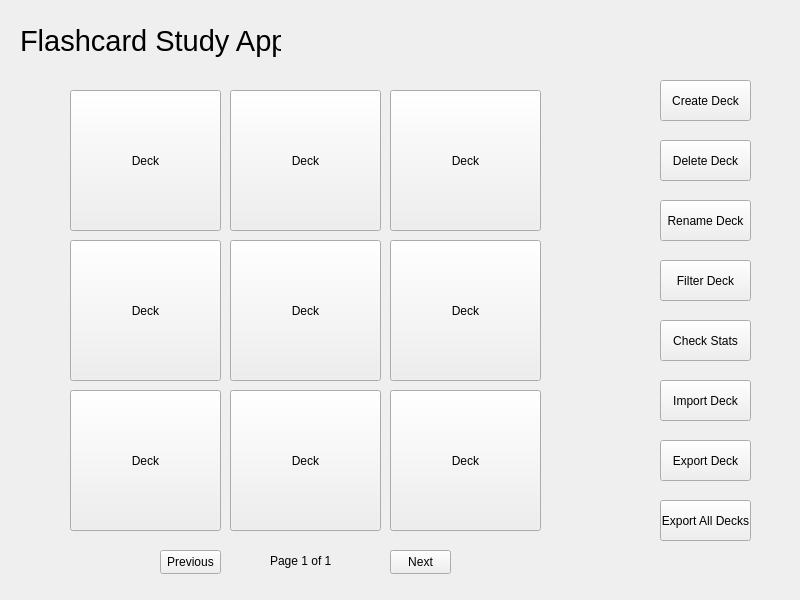
<?xml version="1.0" encoding="UTF-8"?>
<ui version="4.0">
 <class>MainWindow</class>
 <widget class="QMainWindow" name="MainWindow">
  <property name="geometry">
   <rect>
    <x>0</x>
    <y>0</y>
    <width>800</width>
    <height>600</height>
   </rect>
  </property>
  <property name="windowTitle">
   <string>MainWindow</string>
  </property>
  <widget class="QWidget" name="centralwidget">
   <widget class="QPushButton" name="createDeckButton">
    <property name="enabled">
     <bool>true</bool>
    </property>
    <property name="geometry">
     <rect>
      <x>660</x>
      <y>80</y>
      <width>91</width>
      <height>41</height>
     </rect>
    </property>
    <property name="cursor">
     <cursorShape>ArrowCursor</cursorShape>
    </property>
    <property name="focusPolicy">
     <enum>Qt::FocusPolicy::NoFocus</enum>
    </property>
    <property name="toolTipDuration">
     <number>0</number>
    </property>
    <property name="text">
     <string>Create Deck</string>
    </property>
   </widget>
   <widget class="QPushButton" name="deleteDeckButton">
    <property name="geometry">
     <rect>
      <x>660</x>
      <y>140</y>
      <width>91</width>
      <height>41</height>
     </rect>
    </property>
    <property name="text">
     <string>Delete Deck</string>
    </property>
   </widget>
   <widget class="QPushButton" name="filterDeckButton">
    <property name="geometry">
     <rect>
      <x>660</x>
      <y>260</y>
      <width>91</width>
      <height>41</height>
     </rect>
    </property>
    <property name="text">
     <string>Filter Deck</string>
    </property>
   </widget>
   <widget class="QPushButton" name="statsButton">
    <property name="geometry">
     <rect>
      <x>660</x>
      <y>320</y>
      <width>91</width>
      <height>41</height>
     </rect>
    </property>
    <property name="text">
     <string>Check Stats</string>
    </property>
   </widget>
   <widget class="QLabel" name="appTitle">
    <property name="geometry">
     <rect>
      <x>20</x>
      <y>10</y>
      <width>261</width>
      <height>61</height>
     </rect>
    </property>
    <property name="font">
     <font>
      <pointsize>22</pointsize>
     </font>
    </property>
    <property name="text">
     <string>Flashcard Study App</string>
    </property>
   </widget>
   <widget class="QPushButton" name="Deck1">
    <property name="geometry">
     <rect>
      <x>70</x>
      <y>90</y>
      <width>151</width>
      <height>141</height>
     </rect>
    </property>
    <property name="text">
     <string>Deck</string>
    </property>
   </widget>
   <widget class="QPushButton" name="Deck2">
    <property name="geometry">
     <rect>
      <x>230</x>
      <y>90</y>
      <width>151</width>
      <height>141</height>
     </rect>
    </property>
    <property name="text">
     <string>Deck</string>
    </property>
   </widget>
   <widget class="QPushButton" name="Deck3">
    <property name="geometry">
     <rect>
      <x>390</x>
      <y>90</y>
      <width>151</width>
      <height>141</height>
     </rect>
    </property>
    <property name="text">
     <string>Deck</string>
    </property>
   </widget>
   <widget class="QPushButton" name="Deck4">
    <property name="geometry">
     <rect>
      <x>70</x>
      <y>240</y>
      <width>151</width>
      <height>141</height>
     </rect>
    </property>
    <property name="text">
     <string>Deck</string>
    </property>
   </widget>
   <widget class="QPushButton" name="Deck6">
    <property name="geometry">
     <rect>
      <x>390</x>
      <y>240</y>
      <width>151</width>
      <height>141</height>
     </rect>
    </property>
    <property name="text">
     <string>Deck</string>
    </property>
   </widget>
   <widget class="QPushButton" name="Deck5">
    <property name="geometry">
     <rect>
      <x>230</x>
      <y>240</y>
      <width>151</width>
      <height>141</height>
     </rect>
    </property>
    <property name="text">
     <string>Deck</string>
    </property>
   </widget>
   <widget class="QPushButton" name="Deck7">
    <property name="geometry">
     <rect>
      <x>70</x>
      <y>390</y>
      <width>151</width>
      <height>141</height>
     </rect>
    </property>
    <property name="text">
     <string>Deck</string>
    </property>
   </widget>
   <widget class="QPushButton" name="Deck9">
    <property name="geometry">
     <rect>
      <x>390</x>
      <y>390</y>
      <width>151</width>
      <height>141</height>
     </rect>
    </property>
    <property name="text">
     <string>Deck</string>
    </property>
   </widget>
   <widget class="QPushButton" name="Deck8">
    <property name="geometry">
     <rect>
      <x>230</x>
      <y>390</y>
      <width>151</width>
      <height>141</height>
     </rect>
    </property>
    <property name="text">
     <string>Deck</string>
    </property>
   </widget>
   <widget class="QPushButton" name="nextPageButton">
    <property name="geometry">
     <rect>
      <x>390</x>
      <y>550</y>
      <width>61</width>
      <height>24</height>
     </rect>
    </property>
    <property name="text">
     <string>Next</string>
    </property>
   </widget>
   <widget class="QPushButton" name="prevPageButton">
    <property name="geometry">
     <rect>
      <x>160</x>
      <y>550</y>
      <width>61</width>
      <height>24</height>
     </rect>
    </property>
    <property name="text">
     <string>Previous</string>
    </property>
   </widget>
   <widget class="QLabel" name="pageLabel">
    <property name="geometry">
     <rect>
      <x>270</x>
      <y>550</y>
      <width>91</width>
      <height>21</height>
     </rect>
    </property>
    <property name="text">
     <string>Page 1 of 1</string>
    </property>
   </widget>
   <widget class="QPushButton" name="renameDeckButton">
    <property name="geometry">
     <rect>
      <x>660</x>
      <y>200</y>
      <width>91</width>
      <height>41</height>
     </rect>
    </property>
    <property name="text">
     <string>Rename Deck</string>
    </property>
   </widget>
   <widget class="QPushButton" name="importDeckButton">
    <property name="geometry">
     <rect>
      <x>660</x>
      <y>380</y>
      <width>91</width>
      <height>41</height>
     </rect>
    </property>
    <property name="text">
     <string>Import Deck</string>
    </property>
   </widget>
   <widget class="QPushButton" name="exportDeckButton">
    <property name="geometry">
     <rect>
      <x>660</x>
      <y>440</y>
      <width>91</width>
      <height>41</height>
     </rect>
    </property>
    <property name="text">
     <string>Export Deck</string>
    </property>
   </widget>
   <widget class="QPushButton" name="exportAllButton">
    <property name="geometry">
     <rect>
      <x>660</x>
      <y>500</y>
      <width>91</width>
      <height>41</height>
     </rect>
    </property>
    <property name="text">
     <string>Export All Decks</string>
    </property>
   </widget>
  </widget>
 </widget>
 <resources/>
 <connections/>
</ui>
